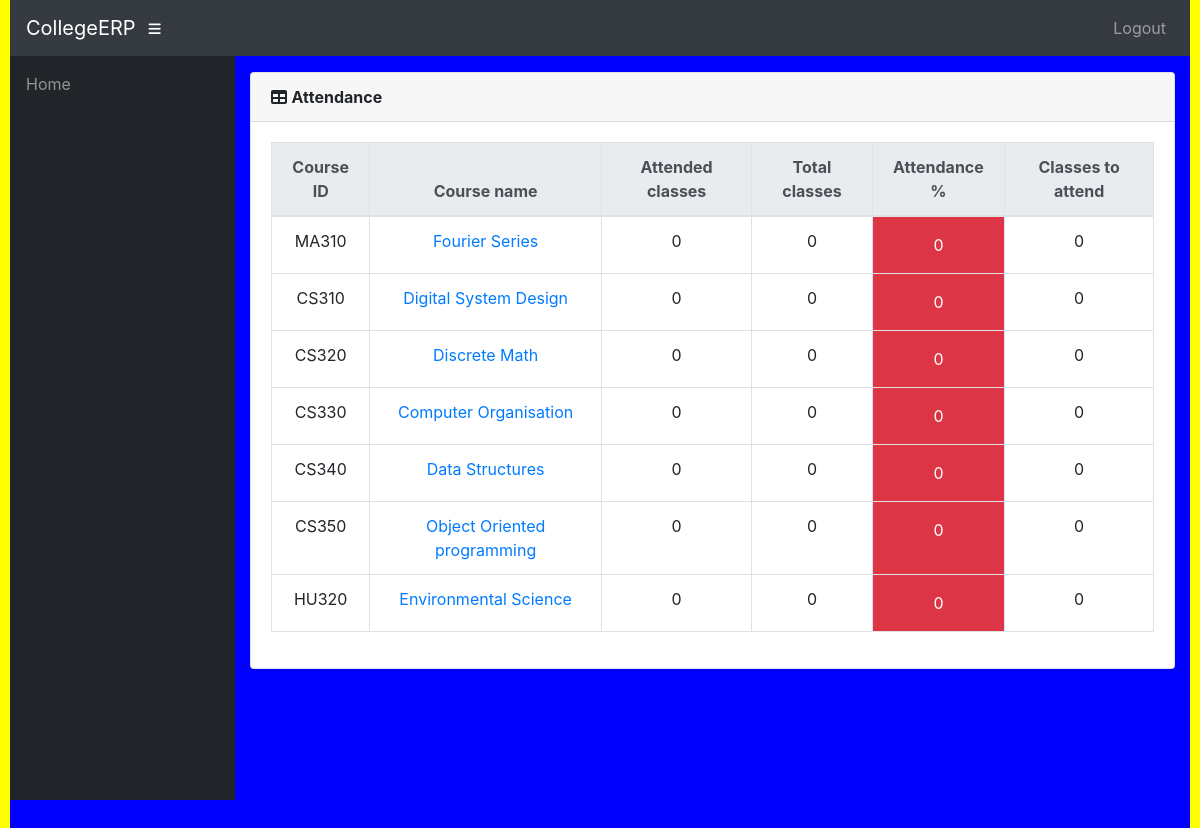
The page /info/student/injbnkin/attendance/ (signed in) on the database its author committed.
### info/models.py (models this page shows)
class AttendanceTotal(models.Model):
    course = models.ForeignKey(Course, on_delete=models.CASCADE)
    student = models.ForeignKey(Student, on_delete=models.CASCADE)
    class Meta:
        unique_together = (('student', 'course'),)
    @property
    def att_class(self):
        stud = Student.objects.get(name=self.student)
        cr = Course.objects.get(name=self.course)
        att_class = Attendance.objects.filter(course=cr, student=stud, status='True').count()
        return att_class
    @property
    def total_class(self):
        stud = Student.objects.get(name=self.student)
        cr = Course.objects.get(name=self.course)
        total_class = Attendance.objects.filter(course=cr, student=stud).count()
        return total_class
    @property
    def attendance(self):
        stud = Student.objects.get(name=self.student)
        cr = Course.objects.get(name=self.course)
        total_class = Attendance.objects.filter(course=cr, student=stud).count()
        att_class = Attendance.objects.filter(course=cr, student=stud, status='True').count()
        if total_class == 0:
            attendance = 0
        else:
            attendance = round(att_class / total_class * 100, 2)
        return attendance
    @property
    def classes_to_attend(self):
        stud = Student.objects.get(name=self.student)
        cr = Course.objects.get(name=self.course)
        total_class = Attendance.objects.filter(course=cr, student=stud).count()
        att_class = Attendance.objects.filter(course=cr, student=stud, status='True').count()
        cta = math.ceil((0.75*total_class - att_class)/0.25)
        if cta < 0:
            return 0
        return cta

class Course(models.Model):
    dept = models.ForeignKey(Dept, on_delete=models.CASCADE)
    id = models.CharField(primary_key='True', max_length=50)
    name = models.CharField(max_length=50)
    shortname = models.CharField(max_length=50, default='X')
    def __str__(self):
        return self.name

class Student(models.Model):
    user = models.OneToOneField(User, on_delete=models.CASCADE, null=True)
    class_id = models.ForeignKey(Class, on_delete=models.CASCADE, default=1)
    USN = models.CharField(primary_key='True', max_length=100)
    name = models.CharField(max_length=200)
    sex = models.CharField(max_length=50, choices=sex_choice, default='Male')
    DOB = models.DateField(default='1998-01-01')
    def __str__(self):
        return self.name

### info/views.py (the view)
# urls.py: path('student/<slug:stud_id>/attendance/', views.attendance, name='attendance'),
@login_required()
def attendance(request, stud_id):
    stud = Student.objects.get(USN=stud_id)
    ass_list = Assign.objects.filter(class_id_id=stud.class_id)
    att_list = []
    for ass in ass_list:
        try:
            a = AttendanceTotal.objects.get(student=stud, course=ass.course)
        except AttendanceTotal.DoesNotExist:
            a = AttendanceTotal(student=stud, course=ass.course)
            a.save()
        att_list.append(a)
    return render(request, 'info/attendance.html', {'att_list': att_list})

### info/models.py (called while the page is built)
    @property
    def is_student(self):
        if hasattr(self, 'student'):
            return True
        return False

    @property
    def is_teacher(self):
        if hasattr(self, 'teacher'):
            return True
        return False

### info/templates/info/attendance.html
{% extends 'info/base.html' %}
    {% load static %}
    {% block content %}
                  <div class="card mb-3">
            <div class="card-header">
              <i class="fas fa-table"></i>
            <b>Attendance</b></div>
            <div class="card-body">
              <div class="table-responsive">
                <table class="table table-bordered text-center" id="dataTable" width="100%" cellspacing="0">
                  <thead class="thead-light ">
                    <tr>
                        <th>Course ID</th>
                        <th>Course name</th>
                        <th>Attended classes</th>
                        <th>Total classes</th>
                        <th>Attendance %</th>
                        <th>Classes to attend</th>
                    </tr>
                  </thead>
                  <tbody>
                    {% for a in att_list %}
                    <tr>
                        <td>{{ a.course_id }}</td>
                        <td><a href="{% url 'attendance_detail' a.student.USN a.course.id %}">{{a.course.name}}</a></td>
                        <td>{{ a.att_class }}</td>
                        <td>{{ a.total_class }}</td>
                        {% if a.attendance < 75 %}
                            <td class="p-3 mb-2 bg-danger text-white">{{ a.attendance }}</td>
                        {% else %}
                            <td class="p-3 mb-2 bg-success text-white">{{ a.attendance }}</td>
                        {% endif %}
                        <td>{{ a.classes_to_attend }}</td>
                    </tr>
                    {% empty %}
                            <p>student has no courses</p>
                    {% endfor %}
                  </tbody>
                </table>
              </div>
            </div>
          </div>
    {% endblock %}

### info/templates/info/base.html (shortened to what this page needs)
<!DOCTYPE html>
<html lang="en">
  <head>
      {% load static %}
    <link href="{% static '/info/bootstrap/vendor/bootstrap/css/bootstrap.css' %}" rel="stylesheet">
    <link href="{% static '/info/bootstrap/vendor/fontawesome-free/css/all.min.css' %}" rel="stylesheet" type="text/css">
    <link href="{% static '/info/bootstrap/vendor/datatables/dataTables.bootstrap4.css' %}" rel="stylesheet">
    <link href="{% static '/info/bootstrap/css/sb-admin.css' %}" rel="stylesheet">
  </head>
  <body id="page-top">
    <nav class="navbar navbar-expand navbar-dark bg-dark static-top">
      <a class="navbar-brand mr-1" href="{% url 'index' %}">CollegeERP</a>
      <button class="btn btn-link btn-sm text-white order-1 order-sm-0" id="sidebarToggle" href="#">
        <i class="fas fa-bars"></i>
      </button>
        <div class="collapse navbar-collapse" id="navbarResponsive">
          <ul class="navbar-nav ml-auto">
            <li class="nav-item">
                <a class="nav-link" href="#" data-toggle="modal" data-target="#logoutModal">Logout</a>
            </li>
          </ul>
        </div>
    </nav>
    <div id="wrapper">
      <ul class="sidebar navbar-nav">
            <li class="nav-item">
              <a class="nav-link" href="{% url 'index' %}">
                <span>Home</span>
              </a>
            </li>
      </ul>
      <div id="content-wrapper">
        <div class="container-fluid">
            {% block content %}
            {% endblock %}
        </div>
      </div>
    </div>
  </body>
</html>

### rows shown on the page
AttendanceTotal: course_id "MA310", course.name "Fourier Series", att_class "0", total_class "0", attendance "0", classes_to_attend "0"
AttendanceTotal: course_id "CS310", course.name "Digital System Design", att_class "0", total_class "0", attendance "0", classes_to_attend "0"
AttendanceTotal: course_id "CS320", course.name "Discrete Math", att_class "0", total_class "0", attendance "0", classes_to_attend "0"
AttendanceTotal: course_id "CS330", course.name "Computer Organisation", att_class "0", total_class "0", attendance "0", classes_to_attend "0"
AttendanceTotal: course_id "CS340", course.name "Data Structures", att_class "0", total_class "0", attendance "0", classes_to_attend "0"
AttendanceTotal: course_id "CS350", course.name "Object Oriented programming", att_class "0", total_class "0", attendance "0", classes_to_attend "0"
AttendanceTotal: course_id "HU320", course.name "Environmental Science", att_class "0", total_class "0", attendance "0", classes_to_attend "0"
